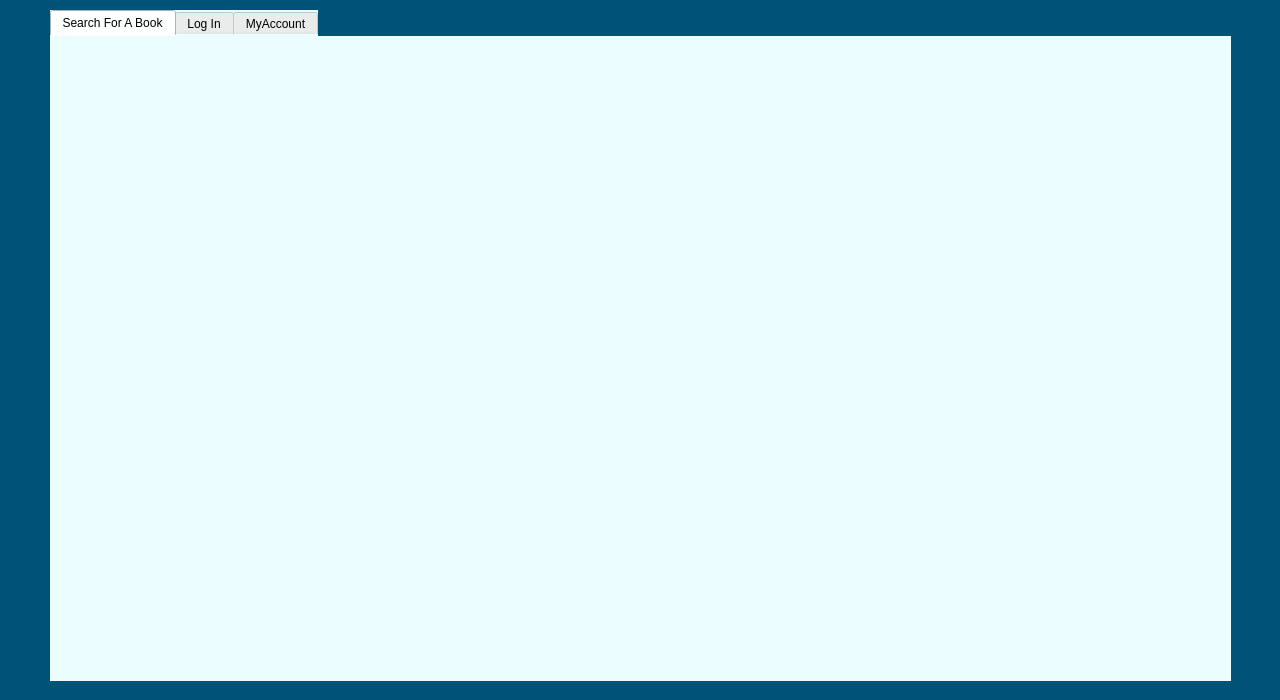
<?xml version="1.0" encoding="UTF-8"?>
<ui version="4.0">
 <class>MainMenu</class>
 <widget class="QWidget" name="MainMenu">
  <property name="geometry">
   <rect>
    <x>0</x>
    <y>0</y>
    <width>1280</width>
    <height>700</height>
   </rect>
  </property>
  <property name="windowTitle">
   <string>MainMenu</string>
  </property>
  <property name="styleSheet">
   <string notr="true">background-color: rgb(0, 83, 119);</string>
  </property>
  <widget class="QTabWidget" name="tabWidget">
   <property name="geometry">
    <rect>
     <x>50</x>
     <y>10</y>
     <width>1181</width>
     <height>671</height>
    </rect>
   </property>
   <property name="styleSheet">
    <string notr="true">background-color: rgb(235, 253, 255);
border-color: rgb(235, 253, 255);</string>
   </property>
   <property name="currentIndex">
    <number>0</number>
   </property>
   <property name="tabBarAutoHide">
    <bool>true</bool>
   </property>
   <widget class="SearchBook" name="searchBook">
    <attribute name="title">
     <string>Search For A Book</string>
    </attribute>
   </widget>
   <widget class="Login" name="login">
    <attribute name="title">
     <string>Log In</string>
    </attribute>
   </widget>
   <widget class="BorrowedBooksList" name="borrowedBookList">
    <attribute name="title">
     <string>MyAccount</string>
    </attribute>
   </widget>
  </widget>
 </widget>
 <layoutdefault spacing="6" margin="11"/>
 <customwidgets>
  <customwidget>
   <class>SearchBook</class>
   <extends>QWidget</extends>
   <header>SearchBook.h</header>
   <container>1</container>
  </customwidget>
  <customwidget>
   <class>Login</class>
   <extends>QWidget</extends>
   <header>Login.h</header>
   <container>1</container>
  </customwidget>
  <customwidget>
   <class>BorrowedBooksList</class>
   <extends>QWidget</extends>
   <header>borrowedbookslist.h</header>
   <container>1</container>
  </customwidget>
 </customwidgets>
 <resources/>
 <connections/>
</ui>
